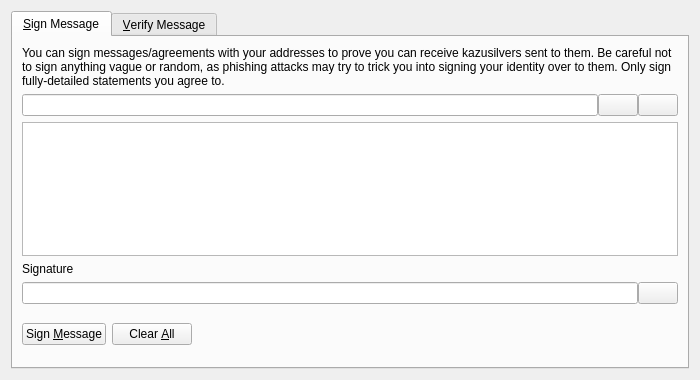
<?xml version="1.0" encoding="UTF-8"?>
<ui version="4.0">
 <class>SignVerifyMessageDialog</class>
 <widget class="QDialog" name="SignVerifyMessageDialog">
  <property name="geometry">
   <rect>
    <x>0</x>
    <y>0</y>
    <width>700</width>
    <height>380</height>
   </rect>
  </property>
  <property name="windowTitle">
   <string>Signatures - Sign / Verify a Message</string>
  </property>
  <property name="styleSheet">
   <string notr="true"/>
  </property>
  <property name="modal">
   <bool>true</bool>
  </property>
  <layout class="QVBoxLayout" name="verticalLayout">
   <item>
    <widget class="QTabWidget" name="tabWidget">
     <property name="currentIndex">
      <number>0</number>
     </property>
     <widget class="QWidget" name="tabSignMessage">
      <attribute name="title">
       <string>&amp;Sign Message</string>
      </attribute>
      <layout class="QVBoxLayout" name="verticalLayout_SM">
       <item>
        <widget class="QLabel" name="infoLabel_SM">
         <property name="text">
          <string>You can sign messages/agreements with your addresses to prove you can receive kazusilvers sent to them. Be careful not to sign anything vague or random, as phishing attacks may try to trick you into signing your identity over to them. Only sign fully-detailed statements you agree to.</string>
         </property>
         <property name="textFormat">
          <enum>Qt::PlainText</enum>
         </property>
         <property name="wordWrap">
          <bool>true</bool>
         </property>
        </widget>
       </item>
       <item>
        <layout class="QHBoxLayout" name="horizontalLayout_1_SM">
         <property name="spacing">
          <number>0</number>
         </property>
         <item>
          <widget class="QValidatedLineEdit" name="addressIn_SM">
           <property name="toolTip">
            <string>The KazuSilver address to sign the message with</string>
           </property>
          </widget>
         </item>
         <item>
          <widget class="QPushButton" name="addressBookButton_SM">
           <property name="toolTip">
            <string>Choose previously used address</string>
           </property>
           <property name="styleSheet">
            <string notr="true"/>
           </property>
           <property name="text">
            <string/>
           </property>
           <property name="icon">
            <iconset>
             <normaloff>:/icons/address-book</normaloff>:/icons/address-book</iconset>
           </property>
           <property name="shortcut">
            <string>Alt+A</string>
           </property>
           <property name="autoDefault">
            <bool>false</bool>
           </property>
          </widget>
         </item>
         <item>
          <widget class="QPushButton" name="pasteButton_SM">
           <property name="toolTip">
            <string>Paste address from clipboard</string>
           </property>
           <property name="styleSheet">
            <string notr="true"/>
           </property>
           <property name="text">
            <string/>
           </property>
           <property name="icon">
            <iconset>
             <normaloff>:/icons/editpaste</normaloff>:/icons/editpaste</iconset>
           </property>
           <property name="shortcut">
            <string>Alt+P</string>
           </property>
           <property name="autoDefault">
            <bool>false</bool>
           </property>
          </widget>
         </item>
        </layout>
       </item>
       <item>
        <widget class="QPlainTextEdit" name="messageIn_SM">
         <property name="toolTip">
          <string>Enter the message you want to sign here</string>
         </property>
        </widget>
       </item>
       <item>
        <widget class="QLabel" name="signatureLabel_SM">
         <property name="text">
          <string>Signature</string>
         </property>
         <property name="textFormat">
          <enum>Qt::PlainText</enum>
         </property>
        </widget>
       </item>
       <item>
        <layout class="QHBoxLayout" name="horizontalLayout_2_SM">
         <property name="spacing">
          <number>0</number>
         </property>
         <item>
          <widget class="QLineEdit" name="signatureOut_SM">
           <property name="font">
            <font>
             <italic>true</italic>
            </font>
           </property>
           <property name="readOnly">
            <bool>true</bool>
           </property>
          </widget>
         </item>
         <item>
          <widget class="QPushButton" name="copySignatureButton_SM">
           <property name="toolTip">
            <string>Copy the current signature to the system clipboard</string>
           </property>
           <property name="styleSheet">
            <string notr="true"/>
           </property>
           <property name="text">
            <string/>
           </property>
           <property name="icon">
            <iconset>
             <normaloff>:/icons/editcopy</normaloff>:/icons/editcopy</iconset>
           </property>
           <property name="autoDefault">
            <bool>false</bool>
           </property>
          </widget>
         </item>
        </layout>
       </item>
       <item>
        <layout class="QHBoxLayout" name="horizontalLayout_3_SM">
         <item>
          <widget class="QPushButton" name="signMessageButton_SM">
           <property name="toolTip">
            <string>Sign the message to prove you own this KazuSilver address</string>
           </property>
           <property name="styleSheet">
            <string notr="true"/>
           </property>
           <property name="text">
            <string>Sign &amp;Message</string>
           </property>
           <property name="icon">
            <iconset>
             <normaloff>:/icons/edit</normaloff>:/icons/edit</iconset>
           </property>
           <property name="autoDefault">
            <bool>false</bool>
           </property>
          </widget>
         </item>
         <item>
          <widget class="QPushButton" name="clearButton_SM">
           <property name="toolTip">
            <string>Reset all sign message fields</string>
           </property>
           <property name="styleSheet">
            <string notr="true"/>
           </property>
           <property name="text">
            <string>Clear &amp;All</string>
           </property>
           <property name="icon">
            <iconset>
             <normaloff>:/icons/remove</normaloff>:/icons/remove</iconset>
           </property>
           <property name="autoDefault">
            <bool>false</bool>
           </property>
          </widget>
         </item>
         <item>
          <spacer name="horizontalSpacer_1_SM">
           <property name="orientation">
            <enum>Qt::Horizontal</enum>
           </property>
           <property name="sizeHint" stdset="0">
            <size>
             <width>40</width>
             <height>48</height>
            </size>
           </property>
          </spacer>
         </item>
         <item>
          <widget class="QLabel" name="statusLabel_SM">
           <property name="font">
            <font>
             <weight>75</weight>
             <bold>true</bold>
            </font>
           </property>
           <property name="text">
            <string/>
           </property>
           <property name="wordWrap">
            <bool>true</bool>
           </property>
          </widget>
         </item>
         <item>
          <spacer name="horizontalSpacer_2_SM">
           <property name="orientation">
            <enum>Qt::Horizontal</enum>
           </property>
           <property name="sizeHint" stdset="0">
            <size>
             <width>40</width>
             <height>48</height>
            </size>
           </property>
          </spacer>
         </item>
        </layout>
       </item>
      </layout>
     </widget>
     <widget class="QWidget" name="tabVerifyMessage">
      <attribute name="title">
       <string>&amp;Verify Message</string>
      </attribute>
      <layout class="QVBoxLayout" name="verticalLayout_VM">
       <item>
        <widget class="QLabel" name="infoLabel_VM">
         <property name="text">
          <string>Enter the receiver's address, message (ensure you copy line breaks, spaces, tabs, etc. exactly) and signature below to verify the message. Be careful not to read more into the signature than what is in the signed message itself, to avoid being tricked by a man-in-the-middle attack. Note that this only proves the signing party receives with the address, it cannot prove sendership of any transaction!</string>
         </property>
         <property name="textFormat">
          <enum>Qt::PlainText</enum>
         </property>
         <property name="alignment">
          <set>Qt::AlignLeading|Qt::AlignLeft|Qt::AlignTop</set>
         </property>
         <property name="wordWrap">
          <bool>true</bool>
         </property>
        </widget>
       </item>
       <item>
        <layout class="QHBoxLayout" name="horizontalLayout_1_VM">
         <property name="spacing">
          <number>0</number>
         </property>
         <item>
          <widget class="QValidatedLineEdit" name="addressIn_VM">
           <property name="toolTip">
            <string>The KazuSilver address the message was signed with</string>
           </property>
           <property name="styleSheet">
            <string notr="true"/>
           </property>
          </widget>
         </item>
         <item>
          <widget class="QPushButton" name="addressBookButton_VM">
           <property name="toolTip">
            <string>Choose previously used address</string>
           </property>
           <property name="styleSheet">
            <string notr="true"/>
           </property>
           <property name="text">
            <string/>
           </property>
           <property name="icon">
            <iconset>
             <normaloff>:/icons/address-book</normaloff>:/icons/address-book</iconset>
           </property>
           <property name="shortcut">
            <string>Alt+A</string>
           </property>
           <property name="autoDefault">
            <bool>false</bool>
           </property>
          </widget>
         </item>
        </layout>
       </item>
       <item>
        <widget class="QPlainTextEdit" name="messageIn_VM">
         <property name="styleSheet">
          <string notr="true"/>
         </property>
        </widget>
       </item>
       <item>
        <widget class="QValidatedLineEdit" name="signatureIn_VM">
         <property name="styleSheet">
          <string notr="true"/>
         </property>
        </widget>
       </item>
       <item>
        <layout class="QHBoxLayout" name="horizontalLayout_2_VM">
         <item>
          <widget class="QPushButton" name="verifyMessageButton_VM">
           <property name="toolTip">
            <string>Verify the message to ensure it was signed with the specified KazuSilver address</string>
           </property>
           <property name="styleSheet">
            <string notr="true"/>
           </property>
           <property name="text">
            <string>Verify &amp;Message</string>
           </property>
           <property name="icon">
            <iconset>
             <normaloff>:/icons/transaction_0</normaloff>:/icons/transaction_0</iconset>
           </property>
           <property name="autoDefault">
            <bool>false</bool>
           </property>
          </widget>
         </item>
         <item>
          <widget class="QPushButton" name="clearButton_VM">
           <property name="toolTip">
            <string>Reset all verify message fields</string>
           </property>
           <property name="styleSheet">
            <string notr="true"/>
           </property>
           <property name="text">
            <string>Clear &amp;All</string>
           </property>
           <property name="icon">
            <iconset>
             <normaloff>:/icons/remove</normaloff>:/icons/remove</iconset>
           </property>
           <property name="autoDefault">
            <bool>false</bool>
           </property>
          </widget>
         </item>
         <item>
          <spacer name="horizontalSpacer_1_VM">
           <property name="orientation">
            <enum>Qt::Horizontal</enum>
           </property>
           <property name="sizeHint" stdset="0">
            <size>
             <width>40</width>
             <height>48</height>
            </size>
           </property>
          </spacer>
         </item>
         <item>
          <widget class="QLabel" name="statusLabel_VM">
           <property name="font">
            <font>
             <weight>75</weight>
             <bold>true</bold>
            </font>
           </property>
           <property name="text">
            <string/>
           </property>
           <property name="wordWrap">
            <bool>true</bool>
           </property>
          </widget>
         </item>
         <item>
          <spacer name="horizontalSpacer_2_VM">
           <property name="orientation">
            <enum>Qt::Horizontal</enum>
           </property>
           <property name="sizeHint" stdset="0">
            <size>
             <width>40</width>
             <height>48</height>
            </size>
           </property>
          </spacer>
         </item>
        </layout>
       </item>
      </layout>
     </widget>
    </widget>
   </item>
  </layout>
 </widget>
 <customwidgets>
  <customwidget>
   <class>QValidatedLineEdit</class>
   <extends>QLineEdit</extends>
   <header>qvalidatedlineedit.h</header>
  </customwidget>
 </customwidgets>
 <resources/>
 <connections/>
</ui>
